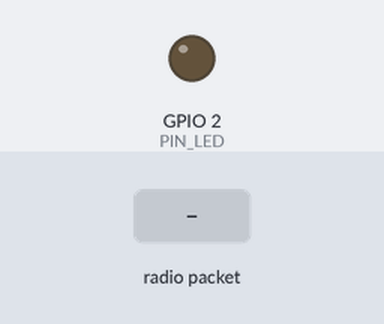
The sketch below on a simulated ESP32-S3. On the bench: output pins drawn as LEDs (lit = HIGH). The inputs (shaded band) are chosen by the test bench. WiFi joins after 1.5 s; servers stay silent unless stated; uploads are accepted with an empty reply; no radio packets arrive unless stated; what the sketch prints to the serial monitor is not drawn.

Above: at 3.8 s.
3.9 s: radio packet "{" arrives
At 4.0 s:
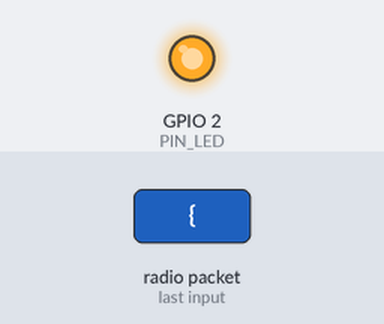
5.6 s: radio packet "1" arrives
At 7.1 s:
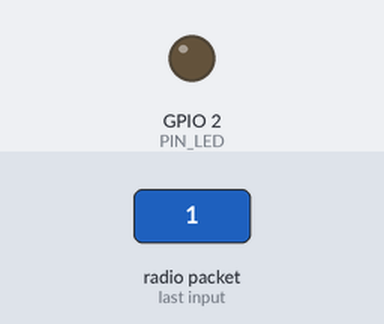
Timing chart, 0 to 8.6 s (numbered marks = the images above; inputs shaded):
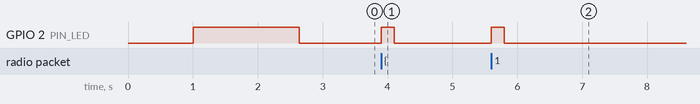

Measured:
- after the input at 3.9 s, GPIO 2 (PIN_LED): LOW → HIGH at once, → LOW 0.20 s later
- after the input at 5.6 s, GPIO 2 (PIN_LED): LOW → HIGH at once, → LOW 0.20 s later

The sketch:

esp32_lora_gateway.ino
```cpp
/* =========================================================================================
 * TERRA-SENTINEL: SURFACE LORA GATEWAY RECEIVER
 * Hardware Architecture: ESP32 or ESP32-S3 Surface Base Station
 * Target Project: SIH 2026 - Geotechnical & Environmental Mine Safety Monitoring
 *
 * FUNCTIONALITY:
 * 1. Receives underground 433MHz / 868MHz LoRa packets from subterranean sensor nodes (ESP32-S3).
 * 2. Measures RSSI and SNR (Signal-to-Noise Ratio).
 * 3. Bridges packet data to central Control Room Server via:
 *    - USB Serial stream (JSON format @ 115200 Baud)
 *    - Wi-Fi HTTP POST directly to Node.js backend: /api/telemetry
 * ========================================================================================= */

#include <Arduino.h>
#include <SPI.h>
#include <LoRa.h>
#include <WiFi.h>
#include <HTTPClient.h>

// ======================== PIN DEFINITIONS (ESP32 / ESP32-S3 GATEWAY) ========================
#define LORA_CS            10  // NSS / Chip Select (Adjust if using classic ESP32, e.g. GPIO 5)
#define LORA_MOSI          11  // MOSI (or GPIO 23)
#define LORA_SCK           12  // SCK (or GPIO 18)
#define LORA_MISO          13  // MISO (or GPIO 19)
#define LORA_RST           14  // RST (or GPIO 14)
#define LORA_DIO0          21  // DIO0 (or GPIO 2)
#define LORA_BAND          433E6 // Must match Node frequency

#define PIN_LED            2   // Status RX indicator

// ======================== WI-FI / BACKEND SETTINGS ========================
const char* WIFI_SSID     = "MINE_CONTROL_ROOM_WIFI";
const char* WIFI_PASS     = "ControlRoom2026Secure";
const char* SERVER_URL    = "http://192.168.1.100:3000/api/telemetry"; // URL of the running Node.js server

bool wifiActive = false;

void setup() {
  Serial.begin(115200);
  delay(1000);

  Serial.println(F("\n========================================================"));
  Serial.println(F("  TERRA-SENTINEL: SURFACE LORA GATEWAY INITIALIZING"));
  Serial.println(F("========================================================"));

  pinMode(PIN_LED, OUTPUT);
  digitalWrite(PIN_LED, HIGH);

  // Initialize LoRa SPI
  SPI.begin(LORA_SCK, LORA_MISO, LORA_MOSI, LORA_CS);
  LoRa.setPins(LORA_CS, LORA_RST, LORA_DIO0);

  Serial.print(F("[INFO] Initializing LoRa Receiver @ 433MHz... "));
  if (!LoRa.begin(LORA_BAND)) {
    Serial.println(F("FAILED! Check SPI & LoRa module connections."));
  } else {
    LoRa.setSpreadingFactor(10);
    LoRa.setSignalBandwidth(125E3);
    LoRa.setCodingRate4(5);
    LoRa.enableCrc();
    Serial.println(F("OK! Gateway listening for subterranean packets."));
  }

  // Connect to Local Wi-Fi Network
  Serial.print(F("[INFO] Connecting to Wi-Fi: "));
  Serial.println(WIFI_SSID);
  WiFi.mode(WIFI_STA);
  WiFi.begin(WIFI_SSID, WIFI_PASS);

  int attempts = 0;
  while (WiFi.status() != WL_CONNECTED && attempts < 12) {
    delay(400);
    Serial.print(".");
    attempts++;
  }

  if (WiFi.status() == WL_CONNECTED) {
    wifiActive = true;
    Serial.print(F("\n[OK] Gateway Connected to Control Room Network! IP: "));
    Serial.println(WiFi.localIP());
  } else {
    Serial.println(F("\n[WARN] Wi-Fi not connected. Gateway will forward all packets via USB Serial."));
  }

  digitalWrite(PIN_LED, LOW);
  Serial.println(F("[OK] Gateway Ready.\n"));
}

void loop() {
  // Check for incoming LoRa packet
  int packetSize = LoRa.parsePacket();
  if (packetSize) {
    digitalWrite(PIN_LED, HIGH);

    String incomingPayload = "";
    while (LoRa.available()) {
      incomingPayload += (char)LoRa.read();
    }

    int rssi = LoRa.packetRssi();
    float snr = LoRa.packetSnr();

    // Output directly to Serial for Node.js / Python Serial bridge
    Serial.print(F("[LORA RX] (RSSI: "));
    Serial.print(rssi);
    Serial.print(F(" dBm | SNR: "));
    Serial.print(snr);
    Serial.print(F(" dB) -> "));
    Serial.println(incomingPayload);

    // Inject RSSI & SNR into payload if JSON
    if (incomingPayload.startsWith("{") && incomingPayload.endsWith("}")) {
      incomingPayload = incomingPayload.substring(0, incomingPayload.length() - 1);
      incomingPayload += ",\"rssi\":" + String(rssi) + ",\"snr\":" + String(snr, 1) + "}";
    }

    // Forward to Node.js backend via HTTP POST
    if (WiFi.status() == WL_CONNECTED) {
      HTTPClient http;
      http.begin(SERVER_URL);
      http.addHeader("Content-Type", "application/json");
      int httpResponseCode = http.POST(incomingPayload);

      if (httpResponseCode > 0) {
        Serial.print(F(" -> Backend HTTP Ingest: OK ("));
        Serial.print(httpResponseCode);
        Serial.println(F(")"));
      } else {
        Serial.print(F(" -> Backend HTTP Ingest Failed: "));
        Serial.println(http.errorToString(httpResponseCode).c_str());
      }
      http.end();
    }

    digitalWrite(PIN_LED, LOW);
  }
}
```
